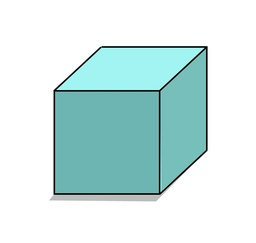
#> input picture HW3/images/Q5/harris.jpg, 256 x 243 px, shrunk from 999 x 947 before the run
$ jupyter execute Q5.ipynb
#> lines starting #> are read from the running program, lines starting #| are printed output that depends on the picture; after the words box and inside, x2 and y2 are one past the last pixel; in counts of white or black regions, pixels touching at a corner belong together
#> further down, image is the input picture: shape (243, 256, 3); mean B, G, R 230.1, 231, 207.9
<h1>
<font color="#ff2e2e">
Corner Detection
</font>
</h1>

[cell 1]
import cv2
import numpy as np
import matplotlib.pyplot as plt
from scipy.signal import convolve
import os

<h3><font color = "#079e05"> This function is used to plot your result </font></h3>

[cell 2]
def plotter(img_list, r, w, gray, wr, hr, fig_name = None):
    '''
    Plots images' list with its' caption and saves result image if you want.

    Parameters:
        img_list (list): The list of tuples of image and its' caption.
        r (int): The number of row(s).
        w (int): The number of colunm(s).
        gray (bool): The flag for plotting images in grayscale mode.
        wr (int): The width of one figure.
        hr (int): The height of one figure.
        fig_name (str): The name of the image of the plot. if not set this parameter the plot doesn't save.
    '''

    plt.rcParams['figure.figsize'] = (wr, hr)
    for i in range(len(img_list)):
        plt.subplot(r, w, i + 1)
        if img_list[i][2] == 'img':
            if gray:
                plt.imshow(img_list[i][0], cmap = 'gray')
            else:
                plt.imshow(img_list[i][0])
            plt.xticks([])
            plt.yticks([])
        elif img_list[i][2] == 'hist':
            plt.bar(np.arange(len(img_list[i][0])), img_list[i][0], color = 'c')
        else:
            raise Exception("Only image or histogram. Use third parameter of tuples in img_list and set it to img or hist.")
        plt.title(img_list[i][1])
    if fig_name is not None:
        plt.savefig(fig_name + '.png')
    plt.show()

<h3><font color = "#079e05"> Complete the harris_points function without using OpenCV functions </font></h3>

[cell 3]
def harris_points(image):
    '''
    Gets corner points by applying the harris detection algorithm.

    Parameters:
        image (numpy.ndarray): The input image.

    Returns:
        numpy.ndarray: The result image.
    '''
    result = np.dot(image[...,:3], [0.299,0.587,0.114])
    sobel_x = np.array([[-1,0,1], [-2,0,2], [-1,0,1]])
    sobel_y = np.array([[1,2,1], [0,0,0], [-1,-2,-1]])
    window_size = (16,16) # I made it bigger so that noisy corners not be detected, this helped in detecting just one point as a corner around a corner
    pad_size = (window_size[0]//2, window_size[1]//2)
    result = np.pad(result, ((pad_size[0], pad_size[0]),(pad_size[1], pad_size[1])), mode='reflect')
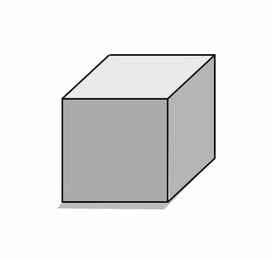
#> result: shape (259, 272) float64; min 0.114, max 255, mean 231.3
    result_x = convolve(result, sobel_x, mode="valid")
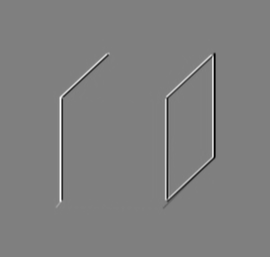
#> result_x: shape (257, 270) float64; min -1004.1, max 999.6, mean 0; drawn with min black and max white
    result_y = convolve(result, sobel_y, mode="valid")
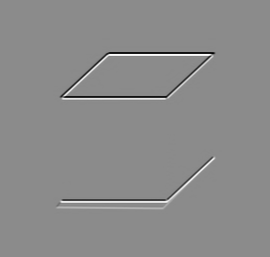
#> result_y: shape (257, 270) float64; min -975.3, max 812.9, mean 0; drawn with min black and max white
    print(result.shape)
#| (259, 272)
    print(result_x.shape)
#| (257, 270)
    result_x2 = result_x*result_x
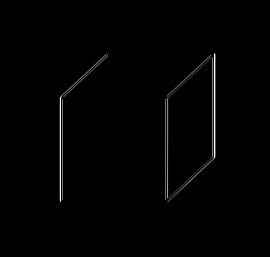
#> result_x2: shape (257, 270) float64; min 0, max 1008186.7, mean 8947.2; drawn with min black and max white
    result_y2 = result_y*result_y
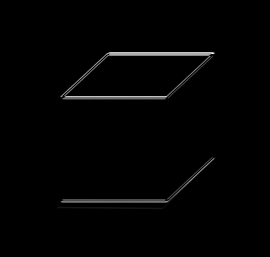
#> result_y2: shape (257, 270) float64; min 0, max 951120.4, mean 10998.3; drawn with min black and max white
    result_xy = result_x*result_y
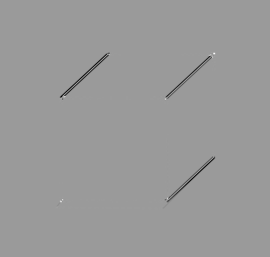
#> result_xy: shape (257, 270) float64; min -561908.6, max 362882, mean -2192.9; drawn with min black and max white
    final_result = np.zeros_like(result_x2, dtype=np.float64)
    for i in range(pad_size[0], image.shape[0]-pad_size[0]):
        for j in range(pad_size[1], image.shape[1]-pad_size[1]):
            # we could apply a gaussian window here
            element_1 = np.sum(result_x2[i-pad_size[0]:i+pad_size[0], j-pad_size[1]:j+pad_size[1]])
            element_23 = np.sum(result_xy[i-pad_size[0]:i+pad_size[0], j-pad_size[1]:j+pad_size[1]])
            element_4 = np.sum(result_y2[i-pad_size[0]:i+pad_size[0], j-pad_size[1]:j+pad_size[1]])
            det = element_1*element_4 - element_23*element_23
            k = 0.05 # this number is usually between 0.04 and 0.06
            trace2 = (element_1 + element_4) ** 2
            response = det - k*trace2
            final_result[i][j] = response
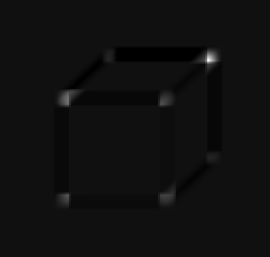
#> final_result: shape (257, 270) float64; min -8.2e+13, max 1.15e+15, mean -1.51e+12; drawn with min black and max white
    # NMS (Non-Minimum Suppression)
    NMS_window_size = (24,24) # I changed it multiple times because multiple points were detected as a corner but just one
    kx, ky = NMS_window_size[0]//2, NMS_window_size[1]//2
    for i in range(kx, final_result.shape[0]-kx):
        for j in range(ky, final_result.shape[1]-ky):
            maximum = np.max(final_result[i-kx:i+kx, j-ky:j+ky])
            if final_result[i,j] < maximum:
                final_result[i,j] = 0
    ret, final_result = cv2.threshold(final_result, np.max(final_result)//10, 255, cv2.THRESH_BINARY)
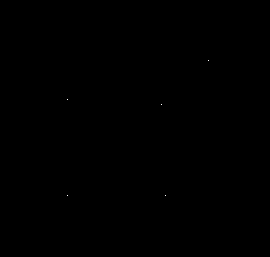
#> final_result: shape (257, 270) float64; 0.01% white in thin lines or dots, all inside (x1, y1, x2, y2) = (67, 60, 209, 196)
#> ret = 1.15e+14
    final_result = cv2.dilate(final_result, np.ones((8,8)))
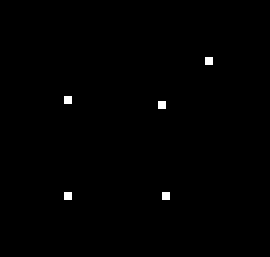
#> final_result: shape (257, 270) float64; 0.46% white; 5 white regions, box (x1, y1, x2, y2) and area: (205, 57, 213, 65) 64, (64, 96, 72, 104) 64, (158, 101, 166, 109) 64, (64, 192, 72, 200) 64, (162, 192, 170, 200) 64
    return final_result, result_x, result_y, result_xy

<h3><font color = "#079e05"> Show the result </font></h3>

[cell 4]
image_list = []
image = cv2.imread(os.path.join('images/Q5', 'harris.jpg'))
# image_list.append([cv2.cvtColor(image, cv2.COLOR_BGR2RGB), 'source', 'img'])
points, result_x, result_y, result_xy = harris_points(image)
image_list.append([points, 'harris_points', 'img'])
image_list.append([result_x, 'sobel x', 'img'])
image_list.append([result_y, 'sobel y', 'img'])
image_list.append([result_xy, 'sobel_xy', 'img'])
plotter(image_list,2 , 2, True, 20, 10, '7')
#> the loop in plotter, `for i in range(len(img_list)):` made 4 passes

<h3><font color = "#079e05"> Complete the harris_points_OpenCV function with using OpenCV functions </font></h3>

[cell 5]
def harris_points_OpenCV(image):
    '''
    Gets corner points by applying the harris detection algorithm.

    Parameters:
        image (numpy.ndarray): The input image.

    Returns:
        numpy.ndarray: The result image.
    '''
    result = np.dot(image[...,:3], [0.299,0.587,0.114])
    result = np.float32(result)
#> result: shape (243, 256) float32
    result = cv2.cornerHarris(result, 15, 5, 0.05)
    return result

<h3><font color = "#079e05"> Show the result </font></h3>

[cell 6]
image_list = []
image = cv2.imread(os.path.join('images/Q5', 'harris.jpg'))
image_list.append([cv2.cvtColor(image, cv2.COLOR_BGR2RGB), 'source', 'img'])
image_list.append([harris_points_OpenCV(image), 'harris_points_OpenCV', 'img'])
plotter(image_list,1 , 2, True, 20, 10, '7')
#> call 2 of plotter, with r = 1, w = 2, gray = True, wr = 20, hr = 10, fig_name = '7'
#> the loop in plotter (call 2), `for i in range(len(img_list)):` made 2 passes
#> in plotter (call 2), `plt.savefig(fig_name + '.png')`:
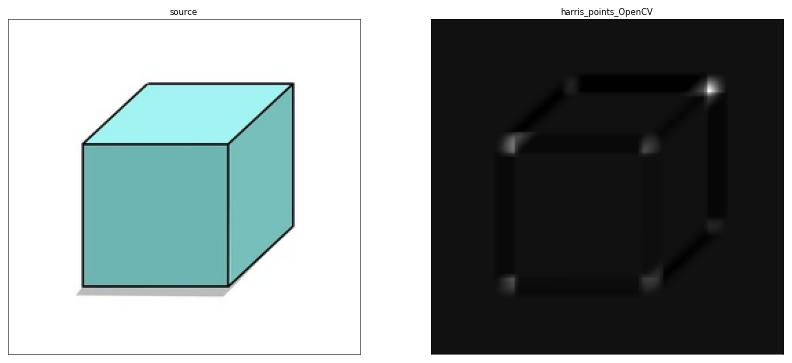
#> figure drawn by matplotlib, 2 panels
